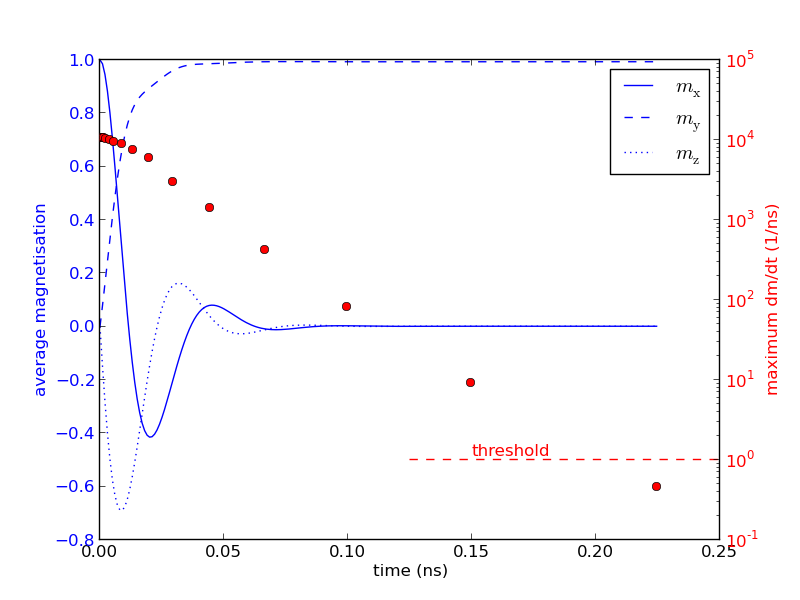

Generate this figure with Python:
import os
import numpy as np
import dolfin as df
import matplotlib.pyplot as plt
from finmag import Simulation
from finmag.energies import Zeeman, Exchange, Demag
from finmag.util.consts import ONE_DEGREE_PER_NS

MODULE_DIR = os.path.abspath(os.path.dirname(__file__))

def test_easy_relaxation(do_plot=False):
    """
    This is a simulation we expect to relax well, meant to catch some obvious
    errors in the relaxation code.

    """
    mesh = df.Box(0, 0, 0, 50, 10, 10, 10, 2, 2)
    Ms = 0.86e6
    A = 13.0e-12

    sim = Simulation(mesh, Ms, name="test_relaxation")
    sim.set_m((1, 0, 0))
    sim.add(Zeeman((0, Ms, 0)))
    sim.add(Exchange(A))
    sim.add(Demag())
    sim.schedule(Simulation.save_averages, every=1e-12, at_end=True)
    sim.relax()

    if do_plot:
        plot_averages(sim)

    assert sim.t < 3e-10

def plot_averages(sim):
    fig = plt.figure()
    ax1 = fig.add_subplot(111)

    t, mx, my, mz = np.array(zip(* np.loadtxt("test_relaxation.ndt")))
    t = t * 1e9
    ax1.plot(t, mx, "b-", label="$m_\mathrm{x}$")
    ax1.plot(t, my, "b--", label="$m_\mathrm{y}$")
    ax1.plot(t, mz, "b:", label="$m_\mathrm{z}$")
    ax1.set_xlabel("time (ns)")
    ax1.set_ylabel("average magnetisation", color="b")
    for tl in ax1.get_yticklabels():
        tl.set_color("b")
    ax1.legend()

    ax2 = ax1.twinx()
    t, max_dmdt_norms = np.array(zip(* sim.relaxation.dmdts))
    ax2.semilogy(t*1e9, max_dmdt_norms/ONE_DEGREE_PER_NS, "ro")
    ax2.set_ylabel("maximum dm/dt (1/ns)", color="r")
    ax2.axhline(y=1, xmin=0.5, color="red", linestyle="--")
    ax2.annotate("threshold", xy=(0.15, 1.1), color="r")
    #ax2.set_ylabel(r"$\max \left( \left | \frac{\mathrm{d}m}{\mathrm{d}t} \right | \right) \, \left( \mathrm{ns}^{-1} \right )$", color="r", fontsize=16)
    for tl in ax2.get_yticklabels():
        tl.set_color("r")
    plt.savefig(os.path.join(MODULE_DIR, "test_relaxation.png"))

if __name__ == "__main__":
   test_easy_relaxation(do_plot=True) 
